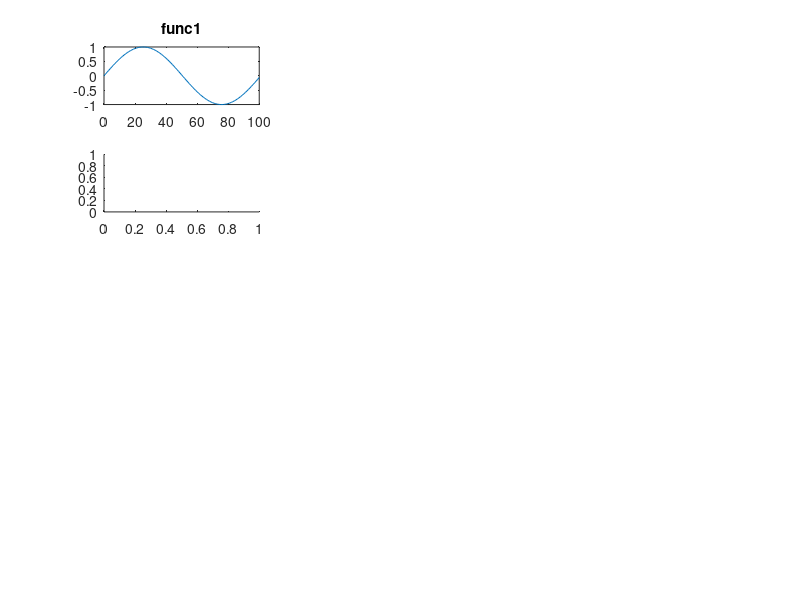

Write MATLAB code to recreate this figure. (Note: this script raises an error after producing the figure.)
%% Exercise 2a)

func1 = @(x) sin(2 * pi * x / numel(x));
func2 = @(x) (1:numel(x)) > 40 & (1:numel(x)) < 60;
func3 = @(x) gausswin(numel(x), 1./0.1)';

x = 0:100;
figure;
    funcs = {func1 func2 func3};
    for f = 1:numel(funcs)
        func = funcs{f};
        y = func(x);

        subplot(5, 3, 0 + f)
            plot(x, y);
            title(['func' num2str(f)]);

        subplot(5, 3, 3 + f);
            plot(x, abs(fourierTransform(y)));
            title('Amplitude');
        subplot(5, 3, 6 + f);
            plot(linspace(-pi, pi, numel(x)), angle(fourierTransform(y)));
            xlim([-pi pi])
            title('Phase');

        subplot(5, 3, 9 + f);
            plot(x, abs(fft(y)));
            title('Amplitude fft');
        subplot(5, 3, 12 + f);
            plot(linspace(-pi, pi, numel(x)), angle(fft(y)));
            xlim([-pi pi])
            title('Phase fft');
        drawnow
    end

%% Exercise 2b)

dolly = im2double(imread('../../images/dolly.png'));
dollyFFT = fft2(dolly);
dollyOwnFFT = fourierTransform2(dolly);

figure;
    subplot(2, 4, 1);
        imshow(dolly, []);
        title('Original (this row: own)');

    subplot(2, 4, 2);
        imshow(log(abs(dollyOwnFFT)), []);
        title('log amplitude');

    subplot(2, 4, 3);
        imshow(log(fftshift(abs(dollyOwnFFT))), []);
        title('log shift amplitude');

    subplot(2, 4, 4);
        imshow(angle(dollyOwnFFT), []);
        title('Phase');

    subplot(2, 4, 5);
        imshow(dolly, []);
        title('Original (this row: fft2)');

    subplot(2, 4, 6);
        imshow(log(abs(dollyFFT)), []);
        title('log amplitude');

    subplot(2, 4, 7);
        imshow(log(fftshift(abs(dollyFFT))), []);
        title('log shift amplitude');

    subplot(2, 4, 8);
        imshow(angle(dollyFFT), []);
        title('Phase');
